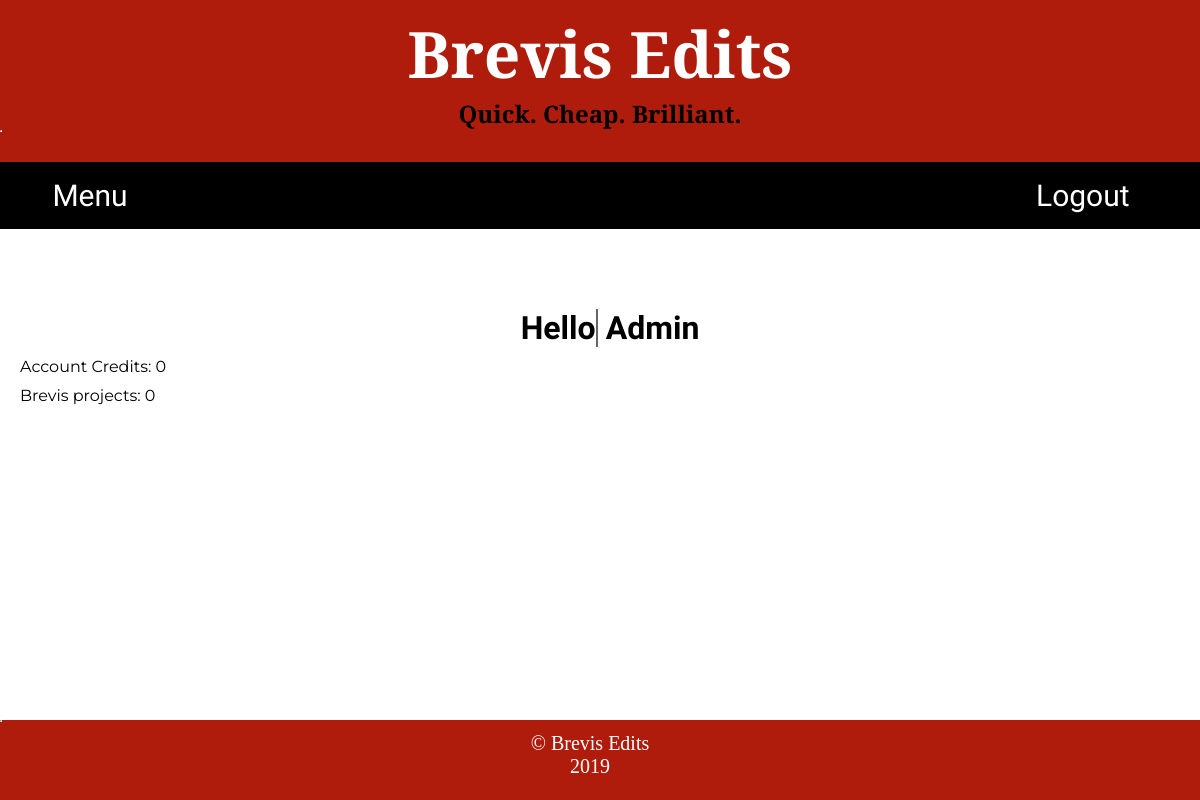
Screenshot of /my_account/ (signed in) with the database file from the repository.
### brevisapp/models.py (models this page shows, shortened)
class ClientProfile(models.Model):
    user = models.OneToOneField(User, on_delete=models.CASCADE, related_name='client')
    credits = models.IntegerField(default=0)

### brevisapp/views.py (the view)
# urls.py: path('my_account/', views.my_account, name='my_account'),
def my_account(request):
    client = request.user.client
    projects = request.user.client.projects.all()
    context = {
        'client': client,
        'projects': projects,
    }
    return render(request, 'brevisapp/my_account.html', context)

### brevisapp/templates/brevisapp/my_account.html (shortened to what this page needs)
{% extends 'brevisapp/base.html' %}
{% load static %}
{% block content %}
<div class="topnav">
  <div class="dropdown">
    <button class="dropbtn">Menu</button>
  </div>
  <div class="dropdown">
    <a class="dropbtn" href="{% url 'brevisapp:logout_user' %}">Logout</a>
  </div>
</div>
<div class="page_body">
  <h1 class="animated-h1">
    <span
       class="txt-rotate"
       data-period="2000"
       data-rotate='[ "Hello", "Welcome", "Great to see you", "Howdy" ]'></span>
    {{ client.user }}
  </h1>
  <div>
    <p>Account Credits: {{ client.credits }}</p>
    <p>Brevis projects: {{ projects.count }}</p>
  </div>
</div>
  {% endblock %}

### brevisapp/static/brevisapp/style.css (style rules this page uses)
body { display: flex; min-height: 100vh; flex-direction: column; }
* { box-sizing:border-box; margin: 0; padding: 0; }
body, html { height: 100%; font-family: 'Montserrat', sans-serif; position: relative; }
#body { height: 100%; overflow: auto; }
.page_body { margin-left: 20px; }
*:before, *:after { box-sizing: border-box; }
p { margin: 10px 20px 10px 0px; }
a { text-decoration: none; color: red; }
.user-btn, .dropbtn { font-size:15px; background-color: #B01C0C; padding: 5px 15px 5px 15px; margin-right: 10px; transition: 1.5s; border: solid 3px white; text-decoration: none; color: white; font-family: 'Lobster', cursive; font-size: 25px; }
.animated-h1 { font-family: 'Special Elite', cursive; margin-top: 80px; }
.dropbtn { padding: 16px; font-size: 30px; border: none; font-family: 'Lobster', cursive; background-color: black; color: white; margin-right: 20px; width: 100% }
.dropdown, .home_logout { position: relative; display: inline-block; width: 15% }
.topnav { display: flex; flex-direction: row; justify-content: space-between; align-items: center; background-color: black; margin: 0; padding: 0; }
h1 { text-align: center; margin-top: 30px; }

### rows the page displays
ClientProfile: user "Admin", credits "0", count "0"
